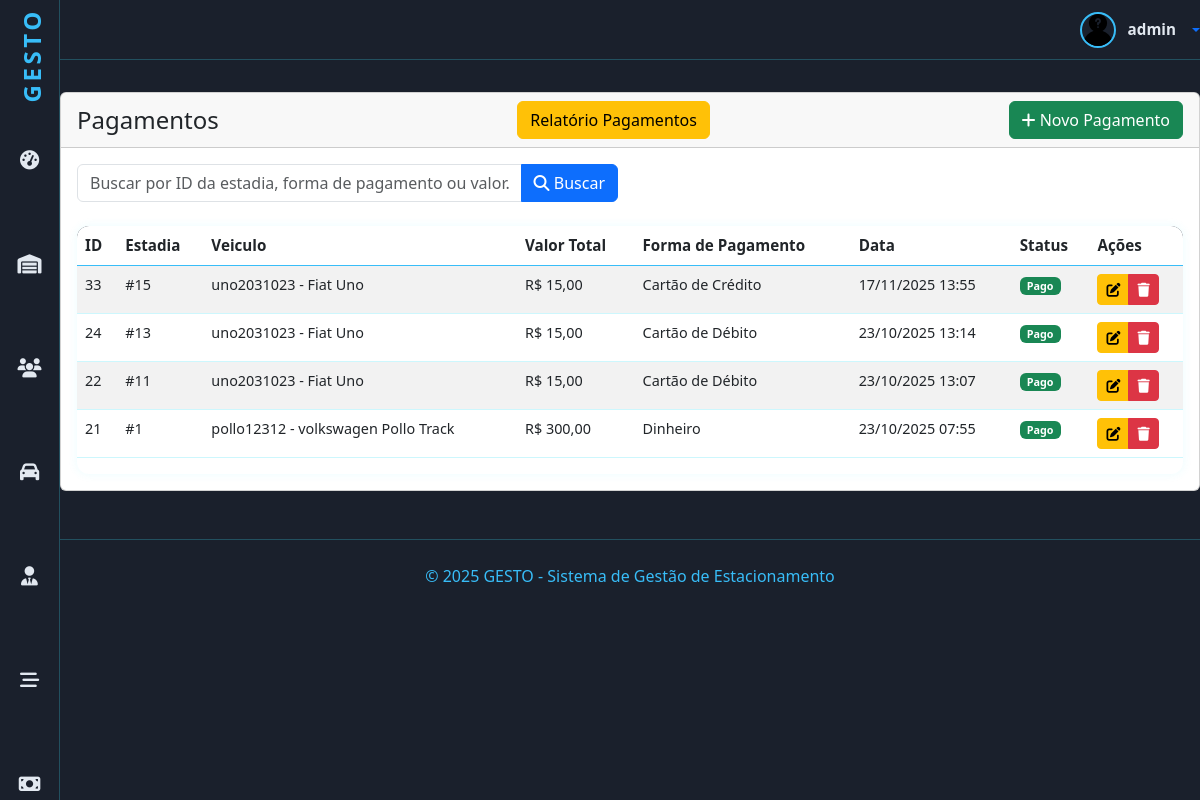
The app's page /pagamentos/ (signed in) with its own data.
### pagamentos/models.py (models this page shows, shortened)
class Pagamento(models.Model):
    PAGAMENTO_CHOICES = (
        ('DINHEIRO', 'Dinheiro'),
        ('PIX', 'PIX'),
        ('CREDITO', 'Cartão de Crédito'),
        ('DEBITO', 'Cartão de Débito'),
    )
    STATUS_CHOICES = (
        ('PENDENTE', 'Pendente'),
        ('PAGO', 'Pago'),
    )
    data_pagamento = models.DateTimeField('Data do Pagamento', default=timezone.now)
    forma = models.CharField('Forma de Pagamento', max_length=20, choices=PAGAMENTO_CHOICES, default='DINHEIRO')
    valor_total = models.DecimalField('Valor Total', max_digits=8, decimal_places=2, default=0)
    estadia = models.ForeignKey(Estadia, on_delete=models.CASCADE, related_name='pagamentos', blank=True, null=True)
    status = models.CharField('Status', max_length=20, choices=STATUS_CHOICES, default='PAGO')
    observacao = models.TextField('Observação', blank=True, null=True)
    class Meta:
        verbose_name = 'Pagamento'
        verbose_name_plural = 'Pagamentos'
        ordering = ['-data_pagamento']

### estadias/models.py (models this page shows, shortened)
class Estadia(models.Model):
    veiculo = models.ForeignKey('veiculos.Veiculo', on_delete=models.PROTECT)
    cliente = models.ForeignKey('clientes.ClienteGeral', on_delete=models.SET_NULL, null=True, blank=True)
    funcionario = models.ForeignKey('funcionarios.Funcionario', on_delete=models.SET_NULL, null=True, blank=True)
    vaga = models.ForeignKey('vagas.Vaga', on_delete=models.SET_NULL, null=True, blank=True)
    data_chegada = models.DateTimeField(default=timezone.now)
    data_saida = models.DateTimeField(null=True, blank=True)
    finalizada = models.BooleanField(default=False)
    valor_total = models.DecimalField(max_digits=8, decimal_places=2, default=0)
    class Meta:
        ordering = ['-data_chegada']

### veiculos/models.py (models this page shows, shortened)
class Veiculo(models.Model):
    placa = models.CharField('Placa', max_length=10, unique=True)
    marca = models.CharField('Marca', max_length=50, null=True, blank=True)
    modelo = models.CharField('Modelo', max_length=50, null=True, blank=True)
    cor = models.CharField('Cor', max_length=30, null=True, blank=True)
    foto = models.ImageField('Foto', upload_to='static/veiculos', null=True, blank=True)
    clientes = models.ManyToManyField(ClienteGeral,related_name='veiculos',verbose_name='Clientes',blank=False)
    plano = models.ForeignKey(Plano, on_delete=models.SET_NULL, null=True, blank=True, verbose_name='Plano')
    categoria_cnh = models.ForeignKey(Categoria, on_delete=models.SET_NULL, null=True, verbose_name='Categoria do Veículo',limit_choices_to={'status': True})
    data_vencimento_plano = models.DateField('Data de Vencimento do Plano',null=True,blank=True)
    class Meta:
        verbose_name = 'Veículo'
        verbose_name_plural = 'Veículos'
        ordering = [Upper('placa')]
    def __str__(self):
        return f"{self.placa} - {self.marca} {self.modelo}"

### pagamentos/views.py (the view, shortened to what this page needs)
# urls.py: path('', views.PagamentosView.as_view(), name='pagamentos'),
class PagamentosView(LoginRequiredMixin, ListView):
    permission_required = 'pagamentos.view_pagamento'
    permission_denied_message = 'Visualizar pagamento'
    model = Pagamento
    template_name = 'pagamentos.html'
    context_object_name = 'pagamentos'
    paginate_by = 10
    def get_queryset(self):
        qs = super().get_queryset()
        buscar = self.request.GET.get('buscar')
        return qs
    def get_context_data(self, **kwargs):
        context = super().get_context_data(**kwargs)
        context['buscar'] = self.request.GET.get('buscar', '')
        return context

### pagamentos/templates/pagamentos.html (shortened to what this page needs)
{% extends 'principal.html' %}
{% block content %}
<div class="card">
    <div class="card-header d-flex justify-content-between align-items-center">
        <h4 class="card-title mb-0">Pagamentos</h4>
        <a href="{% url 'pagamentos:relatorio_pagamentos' %}" class="btn btn-warning">
            Relatório Pagamentos
        </a>
        <a href="{% url 'pagamentos:pagamento_adicionar' %}" class="btn btn-success">
            <i class="fas fa-plus"></i> Novo Pagamento
        </a>
    </div>
    <div class="card-body">
        <div class="row mb-4">
            <div class="col-md-6">
                <form method="get">
                    <div class="input-group">
                        <input type="text" class="form-control" name="buscar"
                               placeholder="Buscar por ID da estadia, forma de pagamento ou valor..."
                               value="{{ buscar }}">
                        <button class="btn btn-primary" type="submit">
                            <i class="fas fa-search"></i> Buscar
                        </button>
                    </div>
                </form>
            </div>
        </div>
        <div class="table-responsive">
            <table class="table table-striped table-hover">
                <thead class="thead-dark">
                    <tr>
                        <th>ID</th>
                        <th>Estadia</th>
                        <th>Veiculo</th>
                        <th>Valor Total</th>
                        <th>Forma de Pagamento</th>
                        <th>Data</th>
                        <th>Status</th>
                        <th>Ações</th>
                    </tr>
                </thead>
                <tbody>
                    {% for pagamento in pagamentos %}
                    <tr>
                        <td>{{ pagamento.id }}</td>
                        <td>#{{ pagamento.estadia.id }}</td>
                        <td>{{ pagamento.estadia.veiculo }}</td>
                        <td>R$ {{ pagamento.valor_total }}</td>
                        <td>{{ pagamento.get_forma_display }}</td>
                        <td>{{ pagamento.data_pagamento|date:"d/m/Y H:i" }}</td>
                        <td>
                            <span class="badge {% if pagamento.status == 'PAGO' %}bg-success{% else %}bg-warning{% endif %}">
                                {{ pagamento.get_status_display }}
                            </span>
                        </td>
                        <td>
                            <div class="btn-group btn-group-sm">
                        <a href="{% url 'pagamentos:pagamento_editar' pagamento.pk %}"
                                   class="btn btn-warning" title="Editar">
                                    <i class="fas fa-edit"></i>
                                </a>
                                <a href="{% url 'pagamentos:pagamento_apagar' pagamento.pk %}"
                                   class="btn btn-danger" title="Excluir">
                                    <i class="fas fa-trash"></i>
                                </a>
                            </div>
                        </td>
                    </tr>
                    {% empty %}
                    <tr>
                        <td colspan="7" class="text-center">Nenhum pagamento encontrado.</td>
                    </tr>
                    {% endfor %}
                </tbody>
            </table>
        </div>
    </div>
</div>
{% endblock %}

### home/templates/principal.html (shortened to what this page needs)
<!doctype html>
{% load static %}
{% load django_bootstrap5 %}
<html lang="pt-br">
<head>
    {% block head %}
    {% include "head.html" %}
    {% endblock %}
</head>
<body>
<header id="header-top" role="banner" aria-label="Cabeçalho superior">
    <div class="dropdown">
        <a href="#" class="user-profile text-decoration-none dropdown-toggle" data-bs-toggle="dropdown"
           aria-expanded="false">
            {% if user.is_authenticated %}
                {% if user.funcionario.foto %}
                    <img src="{{ user.funcionario.foto.url }}" alt="Avatar do utilizador"/>
                {% else %}
                    <img src="{% static 'img/desconhecido.png' %}" alt="Avatar do utilizador"/>
                {% endif %}
                <span>{{ user.username }}</span>
            {% else %}
                <i class="fas fa-sign-in-alt me-2"></i>
                <span>Acesso</span>
            {% endif %}
        </a>
    </div>
</header>
{% if request.user.is_authenticated %}
    <nav id="sidebar" aria-label="Menu principal">
        <div class="logo" aria-label="Logo GESTO">
            <a href="{% url 'index' %}"
               class="nav-link {% if request.resolver_match.url_name == 'index' %}active{% endif %}">GESTO</a>
        </div>
        <div data-bs-spy="scroll"  data-bs-offset="0" data-bs-smooth-scroll="true" class="scrollspy" tabindex="0">
      <ul class="nav flex-column" role="menu" aria-label="Navegação principal">
            <li class="nav-item" role="none">
                <a href="{% url 'index' %}"
                   class="nav-link {% if request.resolver_match.url_name == 'index' %}active{% endif %}">
                    <i class="fa-solid fa-gauge-high" aria-hidden="true"></i>
                </a>
            </li>
            <li class="nav-item" role="none">
                <a href="{% url 'estadias' %}"
                   class="nav-link {% if request.resolver_match.url_name == 'estadias' %}active{% endif %}">
                    <i class="fa-solid fa-warehouse" aria-hidden="true"></i>
                </a>
            </li>
            <li class="nav-item" role="none">
                <a href="{% url 'clientes' %}"
                   class="nav-link {% if request.resolver_match.url_name == 'clientes' %}active{% endif %}">
                    <i class="fas fa-users"></i>
                </a>
            </li>
            <li class="nav-item" role="none">
                <a href="{% url 'veiculos' %}"
                   class="nav-link {% if request.resolver_match.url_name == 'veiculos' %}active{% endif %}">
                    <i class="fas fa-car" aria-hidden="true"></i>
                </a>
            </li>
           <li class="nav-item" role="none">
                <a href="{% url 'funcionarios' %}"
                   class="nav-link {% if request.resolver_match.url_name == 'funcionarios' %}active{% endif %}">
                    <i class="fas fa-user-tie" aria-hidden="true"></i>
                </a>
            </li>
            <li class="nav-item" role="none">
                <a href="{% url 'vagas' %}"
                   class="nav-link {% if request.resolver_match.url_name == 'vagas' %}active{% endif %}">
                    <i class="fas fa-stream" aria-hidden="true"></i>
                </a>
            </li>
            <li class="nav-item" role="none">
                <a href="{% url 'valores' %}"
                   class="nav-link {% if request.resolver_match.url_name == 'valores' %}active{% endif %}">
                    <i class="fa-solid fa-money-bill" aria-hidden="true"></i>
                </a>
            </li>
        </ul>
    </div>
    </nav>
{% endif %}
{% block content %}{% endblock %}
{% block footer %}
{% include "footer.html" %}
{% endblock %}
</body>
</html>

### home/templates/head.html (style rules this page uses)
:root { --bg-primary: #1a202c; --bg-card: #2d3748; --text-primary: #e2e8f0; --highlight: #38bdf8; --border-subtle: rgba(56, 223, 248, 0.25); --table-row-alt: #374151; }
.scrollspy { position: relative; height: 100vh; margin-top: .5rem; overflow: auto; -ms-overflow-style: none; scrollbar-width: none; }
body { background-color: var(--bg-primary); color: var(--text-primary); font-family: "Segoe UI", Tahoma, Geneva, Verdana, sans-serif; min-height: 100vh; overflow-x: hidden; margin-left: 5%; }
#sidebar { background-color: var(--bg-primary); min-height: 100vh; width: 5%; position: fixed; top: 0; left: 0; padding-top: 0.5rem; display: flex; flex-direction: column; align-items: center; border-right: 1px solid var(--border-subtle); z-index: 1030; transition: 0.7s ease-out; margin-bottom: 10%; }
#sidebar .logo { font-weight: 700; font-size: 1.5rem; color: var(--highlight); margin-bottom: 2rem; user-select: none; writing-mode: vertical-rl; transform: rotate(180deg); letter-spacing: 0.15em; text-align: center; width: 32px; }
#sidebar ul.nav { list-style: none; padding: 0; margin: 0; width: 100%; margin-bottom: 10%; padding-bottom: 30%; }
#sidebar ul.nav li { width: 100%; margin-bottom: 1.5rem; text-align: center; }
#sidebar ul.nav li a { color: var(--text-primary); font-size: 1.2rem; display: block; width: 100%; padding: 0.2rem 0; transition: color 0.3s; position: relative; }
#header-top { height: 60px; border-bottom: 1px solid var(--border-subtle); display: flex; align-items: center; justify-content: flex-end; gap: 1.5rem; margin-bottom: 2rem; color: var(--text-primary); }
#header-top .user-profile { display: flex; align-items: center; gap: 0.75rem; cursor: pointer; user-select: none; }
#header-top .user-profile img { width: 36px; height: 36px; border-radius: 50%; border: 2px solid var(--highlight); object-fit: cover; }
#header-top .user-profile span { font-weight: 600; font-size: 0.95rem; color: var(--text-primary); white-space: nowrap; }
.table-responsive { border-radius: 0.75rem; overflow: hidden; box-shadow: 0 0 10px rgba(56, 223, 248, 0.1); }
table { width: 100%; border-collapse: separate; border-spacing: 0; color: var(--text-primary); user-select: none; }
thead tr { background-color: var(--bg-card); border-bottom: 2px solid var(--highlight); }
thead th { padding: 0.75rem 1.25rem; font-weight: 700; font-size: 0.95rem; text-align: left; color: var(--highlight); user-select: none; }
tbody tr { background-color: var(--bg-card); border-bottom: 1px solid var(--border-subtle); transition: background-color 0.3s ease; }
tbody tr:nth-child(even) { background-color: var(--table-row-alt); }
tbody td { padding: 0.75rem 1.25rem; font-size: 0.9rem;  }

### records on screen
Pagamento: id "33", estadia.id "15", estadia.veiculo "uno2031023 - Fiat Uno", valor_total "15,00", forma "Cartão de Crédito", data_pagamento "17/11/2025 13:55", status "Pago"
Pagamento: id "24", estadia.id "13", estadia.veiculo "uno2031023 - Fiat Uno", valor_total "15,00", forma "Cartão de Débito", data_pagamento "23/10/2025 13:14", status "Pago"
Pagamento: id "22", estadia.id "11", estadia.veiculo "uno2031023 - Fiat Uno", valor_total "15,00", forma "Cartão de Débito", data_pagamento "23/10/2025 13:07", status "Pago"
Pagamento: id "21", estadia.id "1", estadia.veiculo "pollo12312 - volkswagen Pollo Track", valor_total "300,00", forma "Dinheiro", data_pagamento "23/10/2025 07:55", status "Pago"

### other values on screen
{{ user.username }} "admin"
